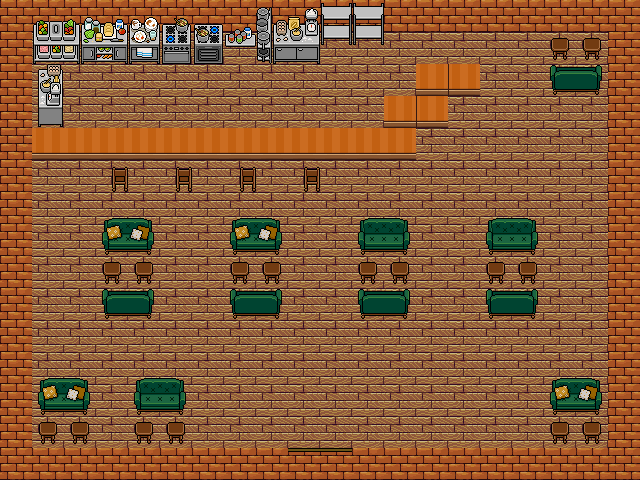

Tiled map render using the project's own tile images. Description and the map definition, with tile-layer contents summarised, below:
An orthogonal 20x15 tile map with 32x32 px tiles, 4 tile layers (Tile Layer 1, Tile Layer 2, Tile Layer 3, Tile Layer 4), 8 tilesets and 44 objects.

<map version="1.10" tiledversion="1.12.0" orientation="orthogonal" renderorder="right-down" width="20" height="15" tilewidth="32" tileheight="32" infinite="0" nextlayerid="9" nextobjectid="48">
 <tileset firstgid="1" source="WOODTILE.tsx" />
 <tileset firstgid="2" source="Wooden_Floor_Vertical.tsx" />
 <tileset firstgid="3" source="WOODA.tsx" />
 <tileset firstgid="4" source="BRICKS.tsx" />
 <tileset firstgid="5" source="Office_Walls_32x32.tsx" />
 <tileset firstgid="187" source="TILESET INDOORS +Bathroom.tsx" />
 <tileset firstgid="268" source="professional_kitchen.tsx" />
 <tileset firstgid="538" source="classic_furnitureset.tsx" />
 <layer id="1" name="Tile Layer 1" width="20" height="15">
  <data>[300 cells, 300 non-empty, 2 distinct tile ids]</data>
 </layer>
 <layer id="2" name="Tile Layer 2" width="20" height="15">
  <data>[300 cells, 42 non-empty, 25 distinct tile ids]</data>
 </layer>
 <layer id="3" name="Tile Layer 3" width="20" height="15">
  <data>[300 cells, 58 non-empty, 12 distinct tile ids]</data>
 </layer>
 <layer id="4" name="Tile Layer 4" width="20" height="15">
  <data>[300 cells, 0 non-empty, 0 distinct tile ids]</data>
 </layer>
 <objectgroup id="6" name="Interactables" />
 <objectgroup id="7" name="Portals">
  <properties>
   <property name="lockMessage" value="" />
   <property name="locked" type="bool" value="false" />
   <property name="maxScene" type="int" value="0" />
   <property name="minScene" type="int" value="0" />
   <property name="spawnX" type="float" value="0" />
   <property name="spawnY" type="float" value="0" />
   <property name="targetMap" value="" />
  </properties>
  <object id="47" x="287.279" y="445.282" width="65.5355" height="11.6707">
   <properties>
    <property name="lockMessage" value="" />
    <property name="locked" type="bool" value="false" />
    <property name="maxScene" type="int" value="0" />
    <property name="minScene" type="int" value="0" />
    <property name="spawnX" type="float" value="350" />
    <property name="spawnY" type="float" value="256" />
    <property name="targetMap" value="road_three.tmx" />
   </properties>
  </object>
 </objectgroup>
 <objectgroup id="8" name="Collisions">
  <object id="1" x="-5.38648" y="-11.6707" width="648.173" height="41.2963" />
  <object id="2" x="607.774" y="26.0347" width="33.2166" height="461.442" />
  <object id="3" x="-2.69324" y="447.078" width="289.972" height="38.6031" />
  <object id="4" x="287.279" y="457.851" width="69.1265" height="24.2392" />
  <object id="5" x="352.814" y="446.18" width="258.551" height="36.8076" />
  <object id="6" x="-2.69324" y="20.6482" width="32.3189" height="437.203" />
  <object id="7" x="104.139" y="223.539" width="47.5806" height="11.6707" />
  <object id="8" x="235.21" y="225.334" width="41.2963" height="9.87521" />
  <object id="10" x="360.894" y="222.641" width="43.9896" height="12.5685" />
  <object id="11" x="489.272" y="223.539" width="43.9896" height="12.5685" />
  <object id="12" x="364.485" y="298.052" width="39.5009" height="8.97747" />
  <object id="13" x="492.863" y="299.847" width="41.2963" height="8.97747" />
  <object id="14" x="233.414" y="298.052" width="44.8873" height="12.5685" />
  <object id="15" x="107.73" y="298.052" width="43.0918" height="8.97747" />
  <object id="16" x="104.139" y="261.244" width="16.1594" height="9.87521" />
  <object id="17" x="135.56" y="261.244" width="14.3639" height="10.773" />
  <object id="18" x="234.312" y="262.142" width="13.4662" height="8.97747" />
  <object id="19" x="265.733" y="263.04" width="13.4662" height="9.87521" />
  <object id="20" x="360.894" y="260.347" width="14.3639" height="10.773" />
  <object id="21" x="389.622" y="263.04" width="17.0572" height="8.97747" />
  <object id="22" x="488.374" y="264.835" width="16.1594" height="8.07972" />
  <object id="23" x="520.693" y="264.835" width="15.2617" height="8.07972" />
  <object id="24" x="41.2963" y="385.133" width="45.7851" height="11.6707" />
  <object id="25" x="137.355" y="385.133" width="46.6828" height="8.97747" />
  <object id="26" x="42.1941" y="425.532" width="15.2617" height="8.97747" />
  <object id="27" x="73.6152" y="425.532" width="13.4662" height="8.97747" />
  <object id="28" x="139.151" y="426.43" width="13.4662" height="10.773" />
  <object id="29" x="166.981" y="424.634" width="16.1594" height="9.87521" />
  <object id="30" x="553.012" y="385.133" width="43.9896" height="10.773" />
  <object id="32" x="552.114" y="425.532" width="13.4662" height="8.07972" />
  <object id="33" x="581.74" y="422.839" width="17.0572" height="9.87521" />
  <object id="35" x="559.296" y="75.4107" width="35.9099" height="10.773" />
  <object id="36" x="552.114" y="39.5009" width="13.4662" height="8.07972" />
  <object id="37" x="585.331" y="38.6031" width="14.3639" height="8.97747" />
  <object id="38" x="114.014" y="175.958" width="12.5685" height="8.07972" />
  <object id="39" x="176.856" y="175.061" width="15.2617" height="8.07972" />
  <object id="40" x="240.596" y="177.754" width="14.3639" height="7.18197" />
  <object id="41" x="305.234" y="174.163" width="13.4662" height="11.6707" />
  <object id="42" x="28.7279" y="126.582" width="384.236" height="14.3639" />
  <object id="43" x="383.338" y="93.3657" width="31.4211" height="34.1144" />
  <object id="44" x="412.066" y="96.0589" width="39.5009" height="17.9549" />
  <object id="45" x="416.554" y="62.8423" width="32.3189" height="34.1144" />
  <object id="46" x="448.873" y="60.149" width="28.7279" height="26.9324" />
 </objectgroup>
</map>
